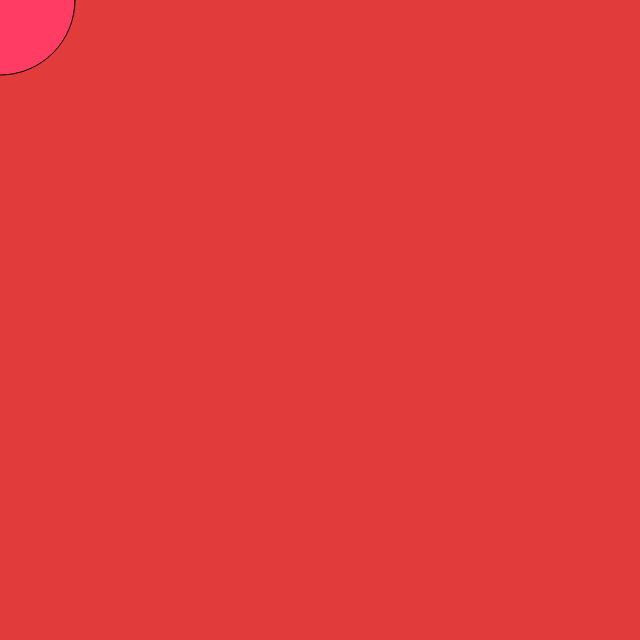
Frame 1 (no input)
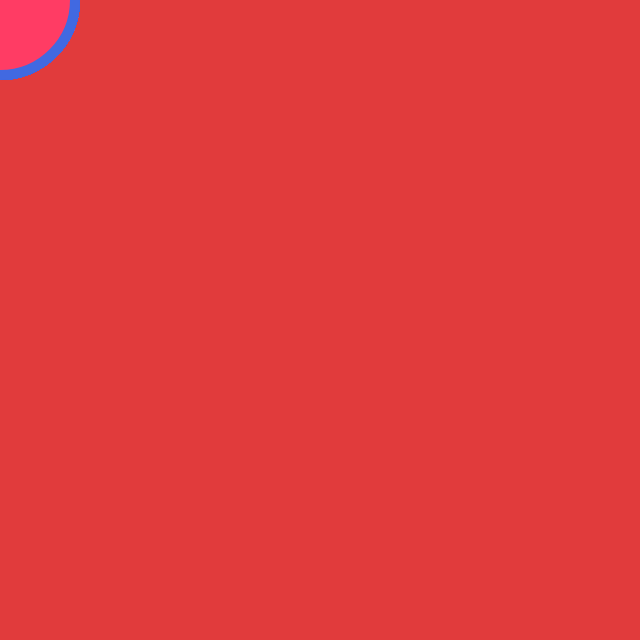
Frame 60 (no input)
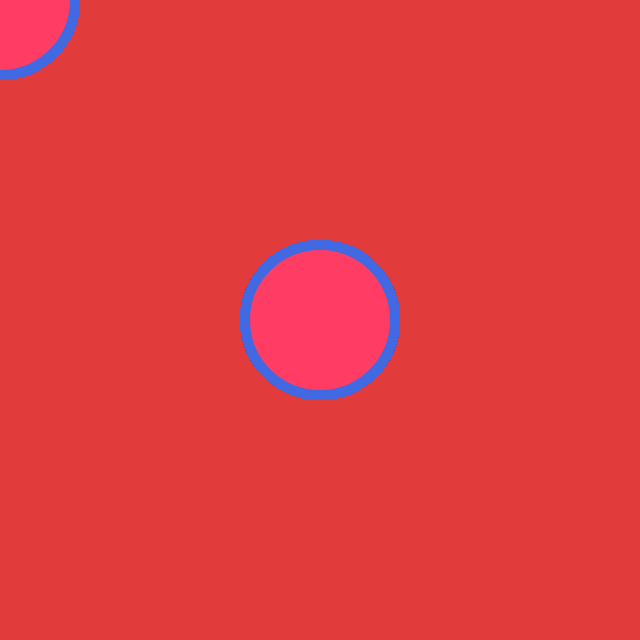
Frame 120 (the mouse pressed at the canvas centre since frame 60)

The p5.js sketch that drew these frames (run headless with seeded random() and noise() and a simulated clock; from frame 60 on, the mouse is pressed at the canvas centre):

// p5.js sketch
// ── sketch.js
function setup(){
  createCanvas(640, 640);
  background(225, 59, 60);
}

let diam = 150;

function draw() {
  fill(289, 60, 100)
  circle(mouseX, mouseY, 150);
 // line(width/2, height/2, mouseX, mouseY);
  stroke('royalblue');
  strokeWeight(10);
}

function mouseClicked() {
  background(225, 59, 60);
}
